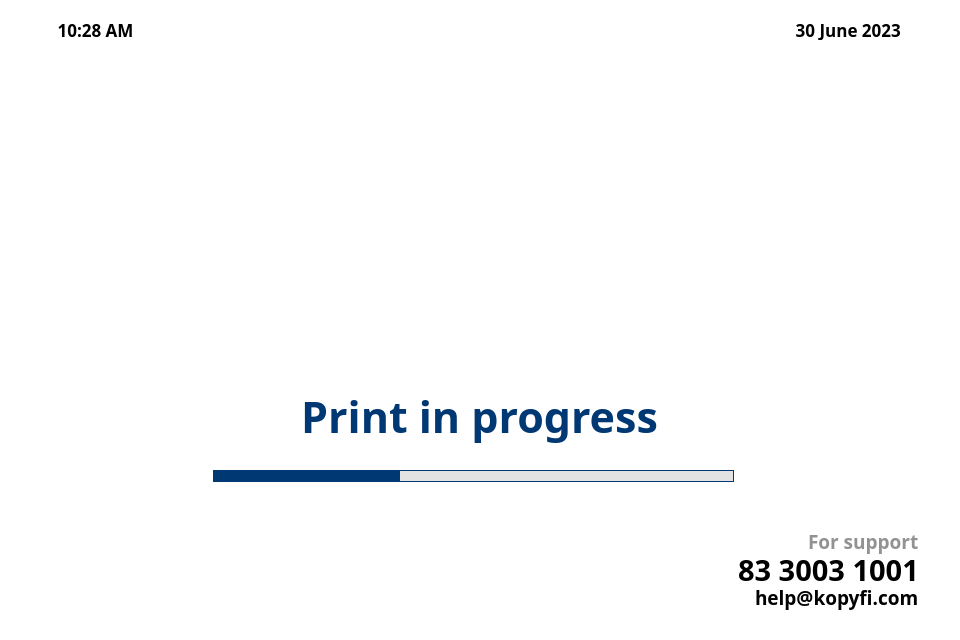
<?xml version="1.0" encoding="UTF-8"?>
<ui version="4.0">
 <class>Form</class>
 <widget class="QWidget" name="Form">
  <property name="geometry">
   <rect>
    <x>0</x>
    <y>0</y>
    <width>960</width>
    <height>640</height>
   </rect>
  </property>
  <property name="windowTitle">
   <string>Form</string>
  </property>
  <property name="styleSheet">
   <string notr="true">background: #FFFFFF;</string>
  </property>
  <widget class="QFrame" name="frame_5">
   <property name="geometry">
    <rect>
     <x>720</x>
     <y>510</y>
     <width>231</width>
     <height>119</height>
    </rect>
   </property>
   <property name="minimumSize">
    <size>
     <width>231</width>
     <height>0</height>
    </size>
   </property>
   <property name="frameShape">
    <enum>QFrame::NoFrame</enum>
   </property>
   <property name="frameShadow">
    <enum>QFrame::Plain</enum>
   </property>
   <property name="lineWidth">
    <number>0</number>
   </property>
   <layout class="QHBoxLayout" name="horizontalLayout_5">
    <property name="spacing">
     <number>0</number>
    </property>
    <item>
     <widget class="QFrame" name="frame_8">
      <property name="frameShape">
       <enum>QFrame::NoFrame</enum>
      </property>
      <property name="frameShadow">
       <enum>QFrame::Plain</enum>
      </property>
      <property name="lineWidth">
       <number>0</number>
      </property>
      <layout class="QVBoxLayout" name="verticalLayout_7">
       <property name="spacing">
        <number>0</number>
       </property>
       <property name="rightMargin">
        <number>12</number>
       </property>
       <item alignment="Qt::AlignRight">
        <widget class="QLabel" name="label_17">
         <property name="font">
          <font>
           <family>Poppins</family>
           <pointsize>14</pointsize>
           <italic>false</italic>
           <bold>false</bold>
          </font>
         </property>
         <property name="styleSheet">
          <string notr="true">color: #939191;
font-family: Poppins;
font-style: normal;
font-weight: 500;</string>
         </property>
         <property name="text">
          <string>For support</string>
         </property>
        </widget>
       </item>
       <item alignment="Qt::AlignRight">
        <widget class="QLabel" name="phoneLabel1_3">
         <property name="font">
          <font>
           <family>Poppins</family>
           <pointsize>22</pointsize>
           <italic>false</italic>
           <bold>true</bold>
          </font>
         </property>
         <property name="styleSheet">
          <string notr="true">color: black;
font-family: Poppins;
font-style: normal;
font-weight: 600;


</string>
         </property>
         <property name="text">
          <string>83 3003 1001</string>
         </property>
        </widget>
       </item>
       <item alignment="Qt::AlignRight">
        <widget class="QLabel" name="mailLabel1_3">
         <property name="font">
          <font>
           <family>Poppins</family>
           <pointsize>14</pointsize>
           <italic>false</italic>
           <bold>false</bold>
          </font>
         </property>
         <property name="styleSheet">
          <string notr="true">color: black;
font-family: Poppins;
font-style: normal;
font-weight: 500;
</string>
         </property>
         <property name="text">
          <string>help@kopyfi.com</string>
         </property>
        </widget>
       </item>
      </layout>
     </widget>
    </item>
    <item>
     <widget class="QLabel" name="label_16">
      <property name="maximumSize">
       <size>
        <width>30</width>
        <height>30</height>
       </size>
      </property>
      <property name="text">
       <string/>
      </property>
      <property name="pixmap">
       <pixmap>../../Downloads/Icon/Outline/chat-alt.png</pixmap>
      </property>
      <property name="scaledContents">
       <bool>true</bool>
      </property>
     </widget>
    </item>
   </layout>
  </widget>
  <widget class="QFrame" name="frame">
   <property name="geometry">
    <rect>
     <x>204</x>
     <y>360</y>
     <width>551</width>
     <height>131</height>
    </rect>
   </property>
   <property name="frameShape">
    <enum>QFrame::NoFrame</enum>
   </property>
   <property name="frameShadow">
    <enum>QFrame::Plain</enum>
   </property>
   <property name="lineWidth">
    <number>0</number>
   </property>
   <layout class="QVBoxLayout" name="verticalLayout_8">
    <item>
     <widget class="QLabel" name="label_18">
      <property name="enabled">
       <bool>true</bool>
      </property>
      <property name="minimumSize">
       <size>
        <width>0</width>
        <height>90</height>
       </size>
      </property>
      <property name="maximumSize">
       <size>
        <width>16777215</width>
        <height>100</height>
       </size>
      </property>
      <property name="font">
       <font>
        <family>Poppins</family>
        <pointsize>32</pointsize>
        <italic>false</italic>
        <bold>true</bold>
       </font>
      </property>
      <property name="styleSheet">
       <string notr="true">color: #003873;
font-family: Poppins;
font-style: normal;
font-weight: 600;</string>
      </property>
      <property name="lineWidth">
       <number>0</number>
      </property>
      <property name="text">
       <string>Print in progress</string>
      </property>
      <property name="scaledContents">
       <bool>true</bool>
      </property>
      <property name="alignment">
       <set>Qt::AlignCenter</set>
      </property>
      <property name="indent">
       <number>0</number>
      </property>
     </widget>
    </item>
    <item>
     <widget class="QProgressBar" name="progressBar">
      <property name="maximumSize">
       <size>
        <width>521</width>
        <height>12</height>
       </size>
      </property>
      <property name="styleSheet">
       <string notr="true">QProgressBar {
    border: 0.745px solid #003873;
    border-radius: 20.361px;
    background-color: #E3E3E3;
}

QProgressBar::chunk {
    background-color: #003873;
    border-radius: 20.361px;
}
</string>
      </property>
      <property name="value">
       <number>36</number>
      </property>
      <property name="textVisible">
       <bool>false</bool>
      </property>
      <property name="orientation">
       <enum>Qt::Horizontal</enum>
      </property>
     </widget>
    </item>
   </layout>
  </widget>
  <widget class="QLabel" name="timeLabel1">
   <property name="geometry">
    <rect>
     <x>20</x>
     <y>20</y>
     <width>151</width>
     <height>20</height>
    </rect>
   </property>
   <property name="font">
    <font>
     <family>Poppins</family>
     <pointsize>13</pointsize>
     <italic>false</italic>
     <bold>false</bold>
    </font>
   </property>
   <property name="styleSheet">
    <string notr="true">color: black;
font-family: Poppins;
font-style: normal;
font-weight: 500;</string>
   </property>
   <property name="text">
    <string>10:28 AM</string>
   </property>
   <property name="alignment">
    <set>Qt::AlignCenter</set>
   </property>
  </widget>
  <widget class="QLabel" name="dateLabel1">
   <property name="geometry">
    <rect>
     <x>760</x>
     <y>20</y>
     <width>181</width>
     <height>20</height>
    </rect>
   </property>
   <property name="font">
    <font>
     <family>Poppins</family>
     <pointsize>13</pointsize>
     <italic>false</italic>
     <bold>false</bold>
    </font>
   </property>
   <property name="styleSheet">
    <string notr="true">color: black;
font-family: Poppins;
font-style: normal;
font-weight: 500;
text-align: center;
</string>
   </property>
   <property name="text">
    <string>30 June 2023 </string>
   </property>
   <property name="alignment">
    <set>Qt::AlignCenter</set>
   </property>
  </widget>
  <widget class="QLabel" name="label_20">
   <property name="enabled">
    <bool>true</bool>
   </property>
   <property name="geometry">
    <rect>
     <x>330</x>
     <y>100</y>
     <width>300</width>
     <height>221</height>
    </rect>
   </property>
   <property name="maximumSize">
    <size>
     <width>300</width>
     <height>221</height>
    </size>
   </property>
   <property name="styleSheet">
    <string notr="true"/>
   </property>
   <property name="lineWidth">
    <number>0</number>
   </property>
   <property name="text">
    <string/>
   </property>
   <property name="pixmap">
    <pixmap>../../Downloads/Print Machine.png</pixmap>
   </property>
   <property name="scaledContents">
    <bool>true</bool>
   </property>
  </widget>
 </widget>
 <resources/>
 <connections/>
</ui>
